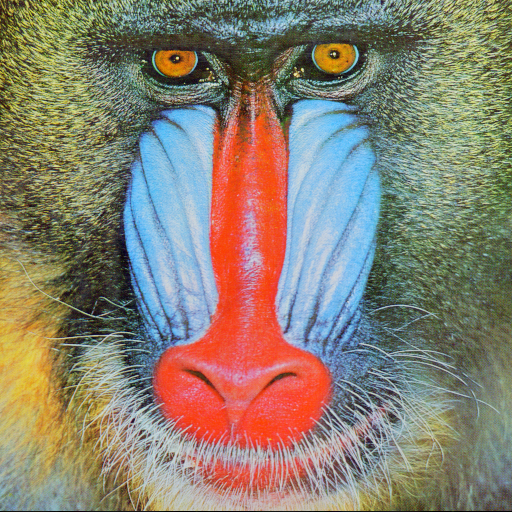
%> input picture Lab2 Gaussian Smoothing and Edge Detection/Lab2 - Images/baboon.png, 512 x 512 px
$ octave --eval "result = lab2log(imread('Lab2 - Images/baboon.png'));"   (GNU Octave 9; MATLAB toolbox functions it lacks are replaced by stand-ins)
%> lines starting %> are read from the running program, lines starting %| are printed output that depends on the picture
function I_new = lab2log(img)

%Grayscaling Process
[row,col,ch] = size(img);
%> row = 512; col = 512; ch = 3
if (ch == 3)
    img = rgb2gray(img);
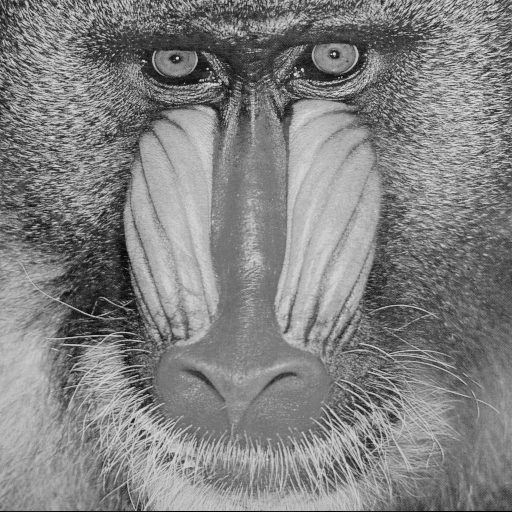
%> img: size 512x512 uint8; min 0, max 231, mean 129.6
end

%doubling
img = double(img);
%> img: size 512x512 double

%kernel to be convolved with the image
kernel = [0 1 0; 1 -4 1; 0 1 0];

%convolutions
k=1;
I_new = zeros(size(img));
for i = k+1 : (row-k)
    for j = k+1 : (col-k)
        %subimage
        sub_img_v = img(i-k:i+k, j-k:j+k);

        %convolution
        I_new(i,j) = sum(sum(sub_img_v .* kernel));
    end
end
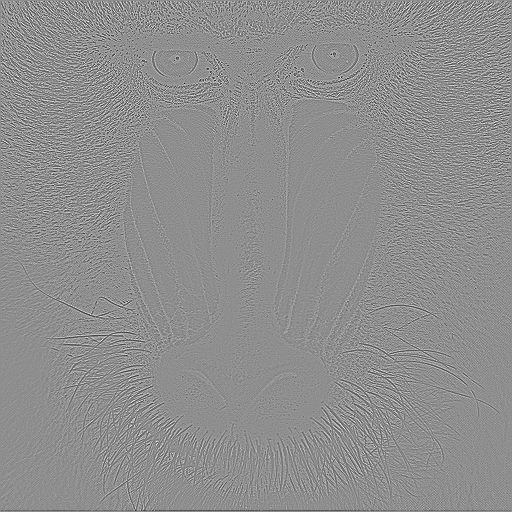
%> I_new: size 512x512 double; min -458, max 359, mean -0.2; drawn with min black and max white
%> `result = lab2log(imread('Lab2 - Images/baboon.png'));`:
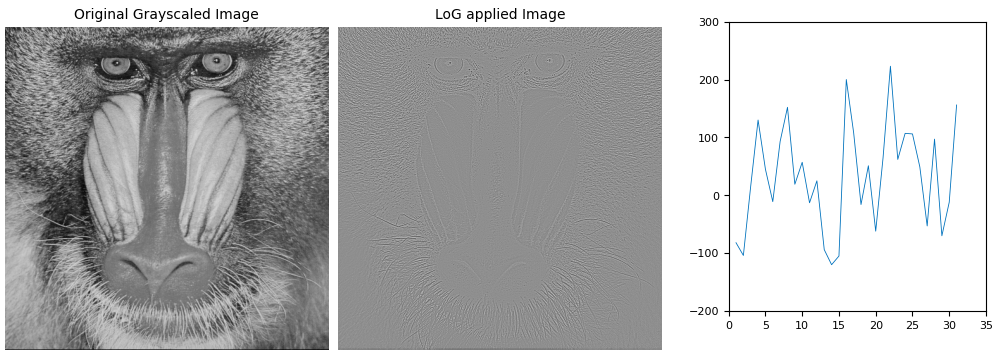
%> figure redrawn from the program's plot data, 3 panels


%Display
figure;
subplot(1,3,1), imshow(uint8(img)), title('Original Grayscaled Image');
%subplot(1,3,2), imshow(uint8(I_new)), title("LoG applied Image");
subplot(1,3,2), imshow(I_new, []), title("LoG applied Image");
subplot(1,3,3), plot(I_new(130, 30:60));
%disp(Im2(190:200,320:330));

end
